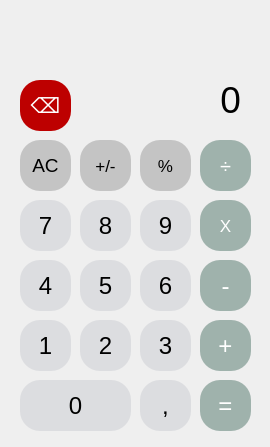
<?xml version="1.0" encoding="UTF-8"?>
<ui version="4.0">
 <class>Calculadora</class>
 <widget class="QMainWindow" name="Calculadora">
  <property name="geometry">
   <rect>
    <x>0</x>
    <y>0</y>
    <width>270</width>
    <height>447</height>
   </rect>
  </property>
  <property name="windowTitle">
   <string>MainWindow</string>
  </property>
  <property name="styleSheet">
   <string notr="true">#btn_div, #btn_vezes, #btn_menos, #btn_mais, #btn_menos, #btn_igual {
	background-color: #9fb2ac;
	color: white;
}

.QPushButton {
	background-color: #dcdde0;
	border-radius: 20px;
}

#btn_ac, #btn_sl, #btn_por {
	background-color: #c4c4c4;
}

#btn_del {
	color: white;
	background-color: #bd0000;
}</string>
  </property>
  <widget class="QWidget" name="centralwidget">
   <widget class="QPushButton" name="btn_7">
    <property name="geometry">
     <rect>
      <x>20</x>
      <y>200</y>
      <width>51</width>
      <height>51</height>
     </rect>
    </property>
    <property name="font">
     <font>
      <pointsize>18</pointsize>
      <weight>50</weight>
      <bold>false</bold>
     </font>
    </property>
    <property name="text">
     <string>7</string>
    </property>
    <property name="shortcut">
     <string>7</string>
    </property>
   </widget>
   <widget class="QPushButton" name="btn_8">
    <property name="geometry">
     <rect>
      <x>80</x>
      <y>200</y>
      <width>51</width>
      <height>51</height>
     </rect>
    </property>
    <property name="font">
     <font>
      <pointsize>18</pointsize>
      <weight>50</weight>
      <bold>false</bold>
     </font>
    </property>
    <property name="text">
     <string>8</string>
    </property>
    <property name="shortcut">
     <string>8</string>
    </property>
   </widget>
   <widget class="QPushButton" name="btn_9">
    <property name="geometry">
     <rect>
      <x>140</x>
      <y>200</y>
      <width>51</width>
      <height>51</height>
     </rect>
    </property>
    <property name="font">
     <font>
      <pointsize>18</pointsize>
      <weight>50</weight>
      <bold>false</bold>
     </font>
    </property>
    <property name="text">
     <string>9</string>
    </property>
    <property name="shortcut">
     <string>9</string>
    </property>
   </widget>
   <widget class="QPushButton" name="btn_4">
    <property name="geometry">
     <rect>
      <x>20</x>
      <y>260</y>
      <width>51</width>
      <height>51</height>
     </rect>
    </property>
    <property name="font">
     <font>
      <pointsize>18</pointsize>
      <weight>50</weight>
      <bold>false</bold>
     </font>
    </property>
    <property name="text">
     <string>4</string>
    </property>
    <property name="shortcut">
     <string>4</string>
    </property>
   </widget>
   <widget class="QPushButton" name="btn_6">
    <property name="geometry">
     <rect>
      <x>140</x>
      <y>260</y>
      <width>51</width>
      <height>51</height>
     </rect>
    </property>
    <property name="font">
     <font>
      <pointsize>18</pointsize>
      <weight>50</weight>
      <bold>false</bold>
     </font>
    </property>
    <property name="text">
     <string>6</string>
    </property>
    <property name="shortcut">
     <string>6</string>
    </property>
   </widget>
   <widget class="QPushButton" name="btn_5">
    <property name="geometry">
     <rect>
      <x>80</x>
      <y>260</y>
      <width>51</width>
      <height>51</height>
     </rect>
    </property>
    <property name="font">
     <font>
      <pointsize>18</pointsize>
      <weight>50</weight>
      <bold>false</bold>
     </font>
    </property>
    <property name="text">
     <string>5</string>
    </property>
    <property name="shortcut">
     <string>5</string>
    </property>
   </widget>
   <widget class="QPushButton" name="btn_1">
    <property name="geometry">
     <rect>
      <x>20</x>
      <y>320</y>
      <width>51</width>
      <height>51</height>
     </rect>
    </property>
    <property name="font">
     <font>
      <pointsize>18</pointsize>
      <weight>50</weight>
      <bold>false</bold>
     </font>
    </property>
    <property name="text">
     <string>1</string>
    </property>
    <property name="shortcut">
     <string>1</string>
    </property>
   </widget>
   <widget class="QPushButton" name="btn_3">
    <property name="geometry">
     <rect>
      <x>140</x>
      <y>320</y>
      <width>51</width>
      <height>51</height>
     </rect>
    </property>
    <property name="font">
     <font>
      <pointsize>18</pointsize>
      <weight>50</weight>
      <bold>false</bold>
     </font>
    </property>
    <property name="text">
     <string>3</string>
    </property>
    <property name="shortcut">
     <string>3</string>
    </property>
   </widget>
   <widget class="QPushButton" name="btn_2">
    <property name="geometry">
     <rect>
      <x>80</x>
      <y>320</y>
      <width>51</width>
      <height>51</height>
     </rect>
    </property>
    <property name="font">
     <font>
      <pointsize>18</pointsize>
      <weight>50</weight>
      <bold>false</bold>
     </font>
    </property>
    <property name="text">
     <string>2</string>
    </property>
    <property name="shortcut">
     <string>2</string>
    </property>
   </widget>
   <widget class="QPushButton" name="btn_0">
    <property name="geometry">
     <rect>
      <x>20</x>
      <y>380</y>
      <width>111</width>
      <height>51</height>
     </rect>
    </property>
    <property name="font">
     <font>
      <pointsize>18</pointsize>
      <weight>50</weight>
      <bold>false</bold>
     </font>
    </property>
    <property name="text">
     <string>0</string>
    </property>
    <property name="shortcut">
     <string>0</string>
    </property>
   </widget>
   <widget class="QPushButton" name="btn_vir">
    <property name="geometry">
     <rect>
      <x>140</x>
      <y>380</y>
      <width>51</width>
      <height>51</height>
     </rect>
    </property>
    <property name="font">
     <font>
      <pointsize>18</pointsize>
      <weight>50</weight>
      <bold>false</bold>
     </font>
    </property>
    <property name="text">
     <string>,</string>
    </property>
    <property name="shortcut">
     <string>,</string>
    </property>
   </widget>
   <widget class="QPushButton" name="btn_ac">
    <property name="geometry">
     <rect>
      <x>20</x>
      <y>140</y>
      <width>51</width>
      <height>51</height>
     </rect>
    </property>
    <property name="font">
     <font>
      <pointsize>14</pointsize>
      <weight>50</weight>
      <bold>false</bold>
     </font>
    </property>
    <property name="text">
     <string>AC</string>
    </property>
    <property name="shortcut">
     <string>Ctrl+S</string>
    </property>
   </widget>
   <widget class="QPushButton" name="btn_por">
    <property name="geometry">
     <rect>
      <x>140</x>
      <y>140</y>
      <width>51</width>
      <height>51</height>
     </rect>
    </property>
    <property name="font">
     <font>
      <pointsize>13</pointsize>
      <weight>50</weight>
      <bold>false</bold>
     </font>
    </property>
    <property name="text">
     <string>%</string>
    </property>
   </widget>
   <widget class="QPushButton" name="btn_sl">
    <property name="geometry">
     <rect>
      <x>80</x>
      <y>140</y>
      <width>51</width>
      <height>51</height>
     </rect>
    </property>
    <property name="font">
     <font>
      <pointsize>13</pointsize>
      <weight>50</weight>
      <bold>false</bold>
     </font>
    </property>
    <property name="text">
     <string>+/-</string>
    </property>
   </widget>
   <widget class="QPushButton" name="btn_igual">
    <property name="geometry">
     <rect>
      <x>200</x>
      <y>380</y>
      <width>51</width>
      <height>51</height>
     </rect>
    </property>
    <property name="font">
     <font>
      <pointsize>18</pointsize>
      <weight>50</weight>
      <bold>false</bold>
     </font>
    </property>
    <property name="text">
     <string>=</string>
    </property>
    <property name="shortcut">
     <string>Return</string>
    </property>
   </widget>
   <widget class="QPushButton" name="btn_menos">
    <property name="geometry">
     <rect>
      <x>200</x>
      <y>260</y>
      <width>51</width>
      <height>51</height>
     </rect>
    </property>
    <property name="font">
     <font>
      <pointsize>18</pointsize>
      <weight>50</weight>
      <bold>false</bold>
     </font>
    </property>
    <property name="text">
     <string>-</string>
    </property>
    <property name="shortcut">
     <string>-</string>
    </property>
   </widget>
   <widget class="QPushButton" name="btn_mais">
    <property name="geometry">
     <rect>
      <x>200</x>
      <y>320</y>
      <width>51</width>
      <height>51</height>
     </rect>
    </property>
    <property name="font">
     <font>
      <pointsize>18</pointsize>
      <weight>50</weight>
      <bold>false</bold>
     </font>
    </property>
    <property name="text">
     <string>+</string>
    </property>
    <property name="shortcut">
     <string>+</string>
    </property>
   </widget>
   <widget class="QPushButton" name="btn_vezes">
    <property name="geometry">
     <rect>
      <x>200</x>
      <y>200</y>
      <width>51</width>
      <height>51</height>
     </rect>
    </property>
    <property name="font">
     <font>
      <pointsize>13</pointsize>
      <weight>50</weight>
      <bold>false</bold>
     </font>
    </property>
    <property name="text">
     <string>X</string>
    </property>
    <property name="shortcut">
     <string>.</string>
    </property>
   </widget>
   <widget class="QPushButton" name="btn_div">
    <property name="geometry">
     <rect>
      <x>200</x>
      <y>140</y>
      <width>51</width>
      <height>51</height>
     </rect>
    </property>
    <property name="font">
     <font>
      <pointsize>15</pointsize>
      <weight>50</weight>
      <bold>false</bold>
     </font>
    </property>
    <property name="text">
     <string>÷</string>
    </property>
    <property name="shortcut">
     <string>/</string>
    </property>
   </widget>
   <widget class="QLabel" name="display">
    <property name="geometry">
     <rect>
      <x>30</x>
      <y>20</y>
      <width>211</width>
      <height>101</height>
     </rect>
    </property>
    <property name="font">
     <font>
      <pointsize>28</pointsize>
     </font>
    </property>
    <property name="text">
     <string>0</string>
    </property>
    <property name="alignment">
     <set>Qt::AlignBottom|Qt::AlignRight|Qt::AlignTrailing</set>
    </property>
   </widget>
   <widget class="QPushButton" name="btn_del">
    <property name="geometry">
     <rect>
      <x>20</x>
      <y>80</y>
      <width>51</width>
      <height>51</height>
     </rect>
    </property>
    <property name="font">
     <font>
      <pointsize>16</pointsize>
      <weight>50</weight>
      <bold>false</bold>
     </font>
    </property>
    <property name="text">
     <string>⌫</string>
    </property>
    <property name="shortcut">
     <string>Ctrl+S</string>
    </property>
   </widget>
  </widget>
 </widget>
 <resources/>
 <connections/>
</ui>
